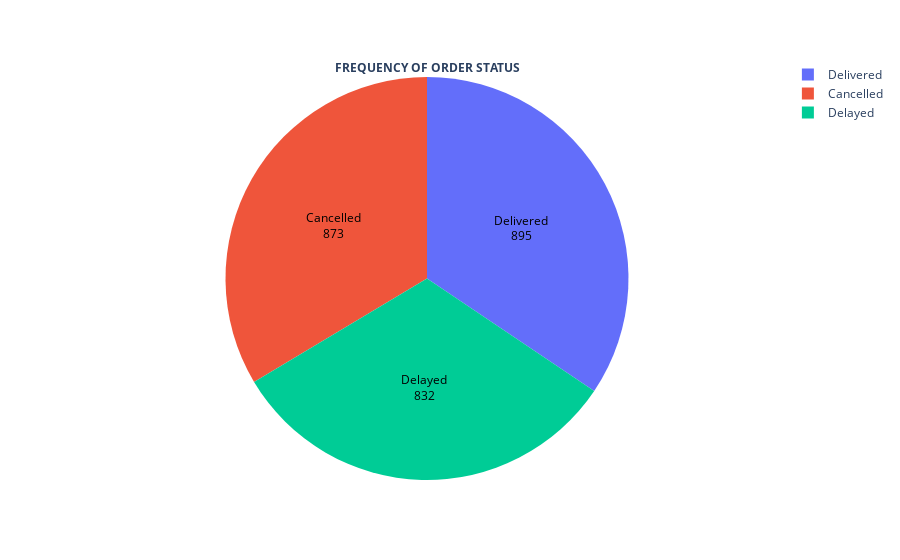

Notebook cell for this chart:
### Code cell
status_counts = food['order_status'].value_counts().reset_index()
status_counts.columns = ['order_status', 'count']

# Create pie chart
fig2= px.pie(
    status_counts,
    names='order_status',
    values='count',
)

# Update traces to show count (frequency) in black text
fig2.update_traces(
    textinfo='value',          # total frequency
    textfont_color='black',     # text black
    title='<b>FREQUENCY OF ORDER STATUS</b>', #make title bold


#to italicize title Use
   # title='<i>FREQUENCY OF ORDER STATUS</i>', 
)

fig2.update_traces(
    textinfo='label+value',
    textfont_color='black'
)
fig2.show()

### Figure 1 — Plotly figure (JSON) as saved in the notebook; plotly's stock layout.template omitted (floating-point values rounded to 4 significant figures)
{"data": [{"domain": {"x": [0, 1], "y": [0, 1]}, "hovertemplate": "order_status=%{label}<br>count=%{value}<extra></extra>", "labels": ["Delivered", "Cancelled", "Delayed"], "legendgroup": "", "name": "", "showlegend": true, "textfont": {"color": "black"}, "textinfo": "label+value", "title": {"text": "<b>FREQUENCY OF ORDER STATUS</b>"}, "type": "pie", "values": [895, 873, 832]}], "layout": {"legend": {"tracegroupgap": 0}, "margin": {"t": 60}}}
